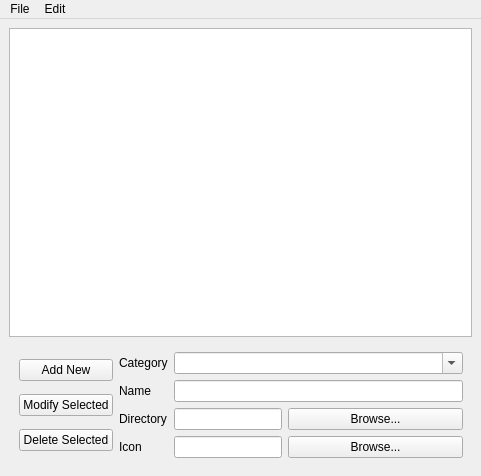
<?xml version="1.0" encoding="UTF-8"?>
<ui version="4.0">
 <class>EditCSVList</class>
 <widget class="QMainWindow" name="EditCSVList">
  <property name="geometry">
   <rect>
    <x>0</x>
    <y>0</y>
    <width>481</width>
    <height>476</height>
   </rect>
  </property>
  <property name="windowTitle">
   <string>CSV List Editor </string>
  </property>
  <property name="windowIcon">
   <iconset>
    <normaloff>Resources/system_software_installer.ico</normaloff>Resources/system_software_installer.ico</iconset>
  </property>
  <widget class="QWidget" name="centralwidget">
   <layout class="QVBoxLayout" name="verticalLayout">
    <item>
     <widget class="QTableWidget" name="listTable">
      <property name="editTriggers">
       <set>QAbstractItemView::NoEditTriggers</set>
      </property>
      <property name="dragEnabled">
       <bool>true</bool>
      </property>
      <property name="selectionBehavior">
       <enum>QAbstractItemView::SelectRows</enum>
      </property>
      <property name="sortingEnabled">
       <bool>true</bool>
      </property>
      <property name="wordWrap">
       <bool>true</bool>
      </property>
      <property name="cornerButtonEnabled">
       <bool>false</bool>
      </property>
      <property name="rowCount">
       <number>0</number>
      </property>
      <property name="columnCount">
       <number>0</number>
      </property>
      <attribute name="verticalHeaderHighlightSections">
       <bool>false</bool>
      </attribute>
      <attribute name="verticalHeaderShowSortIndicator" stdset="0">
       <bool>true</bool>
      </attribute>
     </widget>
    </item>
    <item>
     <widget class="QFrame" name="verticalFrame">
      <property name="maximumSize">
       <size>
        <width>16777215</width>
        <height>124</height>
       </size>
      </property>
      <layout class="QHBoxLayout" name="horizontalLayout_2">
       <property name="leftMargin">
        <number>5</number>
       </property>
       <item>
        <layout class="QVBoxLayout" name="verticalLayout_2">
         <property name="leftMargin">
          <number>5</number>
         </property>
         <item>
          <widget class="QPushButton" name="addNewButton">
           <property name="text">
            <string>Add New</string>
           </property>
          </widget>
         </item>
         <item>
          <widget class="QPushButton" name="modifySelectedButton">
           <property name="text">
            <string>Modify Selected</string>
           </property>
          </widget>
         </item>
         <item>
          <widget class="QPushButton" name="deleteSelectedButton">
           <property name="text">
            <string>Delete Selected</string>
           </property>
          </widget>
         </item>
        </layout>
       </item>
       <item>
        <layout class="QFormLayout" name="formLayout_5">
         <property name="leftMargin">
          <number>0</number>
         </property>
         <item row="2" column="0">
          <widget class="QLabel" name="label">
           <property name="text">
            <string>Category</string>
           </property>
           <property name="buddy">
            <cstring>categorySel</cstring>
           </property>
          </widget>
         </item>
         <item row="2" column="1">
          <widget class="QComboBox" name="categorySel">
           <property name="editable">
            <bool>true</bool>
           </property>
          </widget>
         </item>
         <item row="3" column="0">
          <widget class="QLabel" name="label_2">
           <property name="text">
            <string>Name</string>
           </property>
           <property name="buddy">
            <cstring>nameEdit</cstring>
           </property>
          </widget>
         </item>
         <item row="3" column="1">
          <widget class="QLineEdit" name="nameEdit"/>
         </item>
         <item row="5" column="0">
          <widget class="QLabel" name="label_4">
           <property name="text">
            <string>Directory</string>
           </property>
           <property name="buddy">
            <cstring>dirEdit</cstring>
           </property>
          </widget>
         </item>
         <item row="6" column="0">
          <widget class="QLabel" name="label_3">
           <property name="text">
            <string>Icon</string>
           </property>
           <property name="buddy">
            <cstring>iconEdit</cstring>
           </property>
          </widget>
         </item>
         <item row="6" column="1">
          <layout class="QFormLayout" name="formLayout_3">
           <item row="0" column="0">
            <widget class="QLineEdit" name="iconEdit"/>
           </item>
           <item row="0" column="1">
            <widget class="QPushButton" name="iconBrowse">
             <property name="text">
              <string>Browse...</string>
             </property>
            </widget>
           </item>
          </layout>
         </item>
         <item row="5" column="1">
          <layout class="QFormLayout" name="formLayout_2">
           <item row="0" column="0">
            <widget class="QLineEdit" name="dirEdit"/>
           </item>
           <item row="0" column="1">
            <widget class="QPushButton" name="dirBrowse">
             <property name="text">
              <string>Browse...</string>
             </property>
            </widget>
           </item>
          </layout>
         </item>
        </layout>
       </item>
      </layout>
     </widget>
    </item>
   </layout>
  </widget>
  <widget class="QMenuBar" name="menubar">
   <property name="geometry">
    <rect>
     <x>0</x>
     <y>0</y>
     <width>481</width>
     <height>21</height>
    </rect>
   </property>
   <widget class="QMenu" name="menuFile">
    <property name="title">
     <string>File</string>
    </property>
    <addaction name="actionNew"/>
    <addaction name="actionLoad"/>
    <addaction name="separator"/>
    <addaction name="actionReload"/>
    <addaction name="actionSave"/>
    <addaction name="separator"/>
    <addaction name="actionExit"/>
   </widget>
   <widget class="QMenu" name="menuEdit">
    <property name="title">
     <string>Edit</string>
    </property>
    <addaction name="actionAdd_New"/>
    <addaction name="actionEdit_Selected"/>
    <addaction name="actionDelete_Selected"/>
   </widget>
   <addaction name="menuFile"/>
   <addaction name="menuEdit"/>
  </widget>
  <action name="actionNew">
   <property name="text">
    <string>New</string>
   </property>
  </action>
  <action name="actionSave">
   <property name="text">
    <string>Save</string>
   </property>
  </action>
  <action name="actionExit">
   <property name="text">
    <string>Exit</string>
   </property>
  </action>
  <action name="actionReload">
   <property name="text">
    <string>Reload</string>
   </property>
  </action>
  <action name="actionLoad">
   <property name="text">
    <string>Load</string>
   </property>
  </action>
  <action name="actionAdd_New">
   <property name="text">
    <string>Add New</string>
   </property>
  </action>
  <action name="actionEdit_Selected">
   <property name="text">
    <string>Modify Selected</string>
   </property>
  </action>
  <action name="actionDelete_Selected">
   <property name="text">
    <string>Delete Selected</string>
   </property>
  </action>
 </widget>
 <tabstops>
  <tabstop>categorySel</tabstop>
  <tabstop>nameEdit</tabstop>
  <tabstop>dirEdit</tabstop>
  <tabstop>dirBrowse</tabstop>
  <tabstop>iconEdit</tabstop>
  <tabstop>iconBrowse</tabstop>
  <tabstop>addNewButton</tabstop>
  <tabstop>modifySelectedButton</tabstop>
  <tabstop>deleteSelectedButton</tabstop>
  <tabstop>listTable</tabstop>
 </tabstops>
 <resources/>
 <connections>
  <connection>
   <sender>actionExit</sender>
   <signal>triggered()</signal>
   <receiver>EditCSVList</receiver>
   <slot>close()</slot>
   <hints>
    <hint type="sourcelabel">
     <x>-1</x>
     <y>-1</y>
    </hint>
    <hint type="destinationlabel">
     <x>240</x>
     <y>237</y>
    </hint>
   </hints>
  </connection>
 </connections>
</ui>
